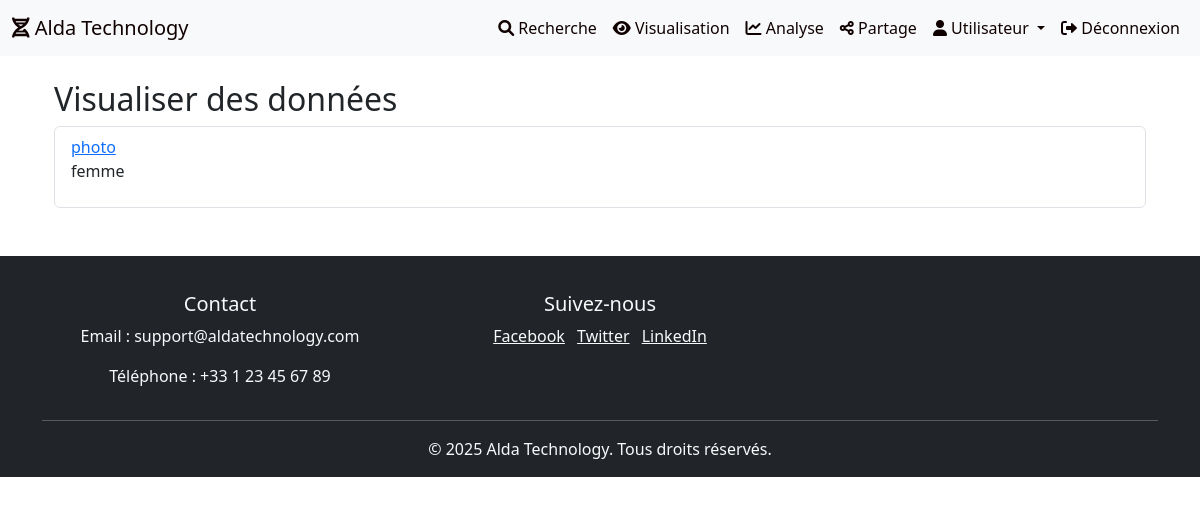
The app's page /data/visualize/ (signed in), older data.
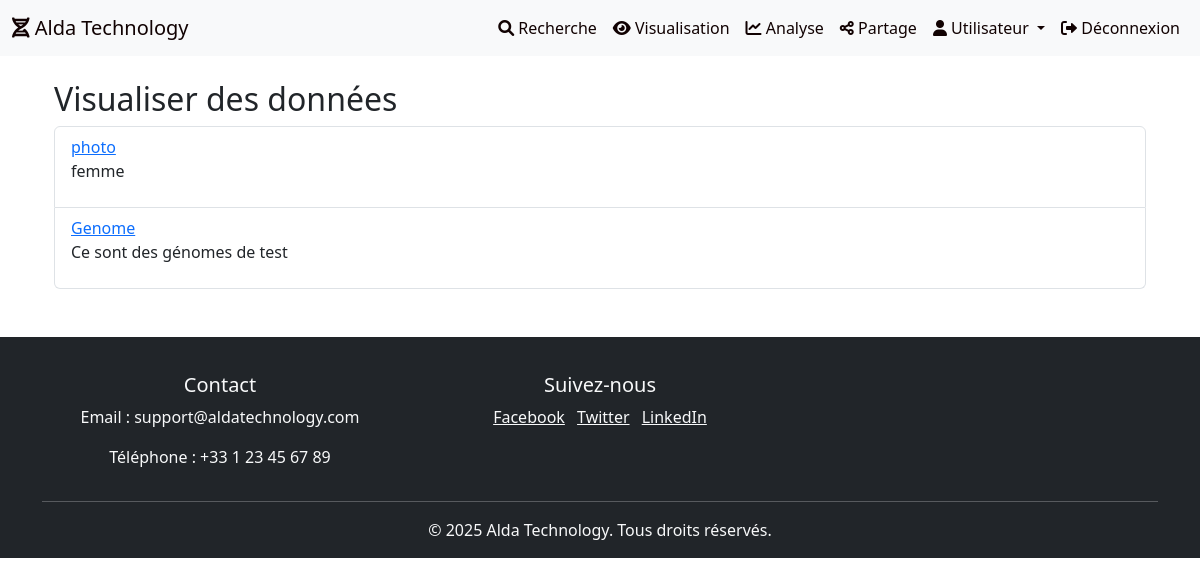
The same page, newer data.
### genomic_data/models.py (models this page shows, shortened)
class GenomicData(models.Model):
    user = models.ForeignKey(User, on_delete=models.CASCADE)
    title = models.CharField(max_length=255)
    description = models.TextField()
    data_file = models.FileField(upload_to='genomic_data/')
    shared_with = models.ManyToManyField(User, related_name='shared_genomic_data', blank=True)
    created_at = models.DateTimeField(auto_now_add=True)
    updated_at = models.DateTimeField(auto_now=True)

### genomic_data/views.py (the view)
# urls.py: path('data/visualize/', views.visualize_data_list, name='visualize_data_list'),
def visualize_data_list(request):
    if not request.user.is_authenticated:
        return redirect('login')
    user_data = GenomicData.objects.filter(user=request.user)
    return render(request, 'visualize_data_list.html', {'user_data': user_data})

### genomic_data/templates/visualize_data_list.html
{% extends 'base.html' %}
{% block content %}
<div class="container">
    <h2>Visualiser des données</h2>
    <ul class="list-group">
        {% for data in user_data %}
            <li class="list-group-item">
                <a href="{% url 'data_detail' data.id %}">{{ data.title }}</a>
                <p>{{ data.description }}</p>
            </li>
        {% endfor %}
    </ul>
</div>
{% endblock %}

Row changes from the older to the newer data that the page shows:
added GenomicData: title "Genome", description "Ce sont des génomes de test"
